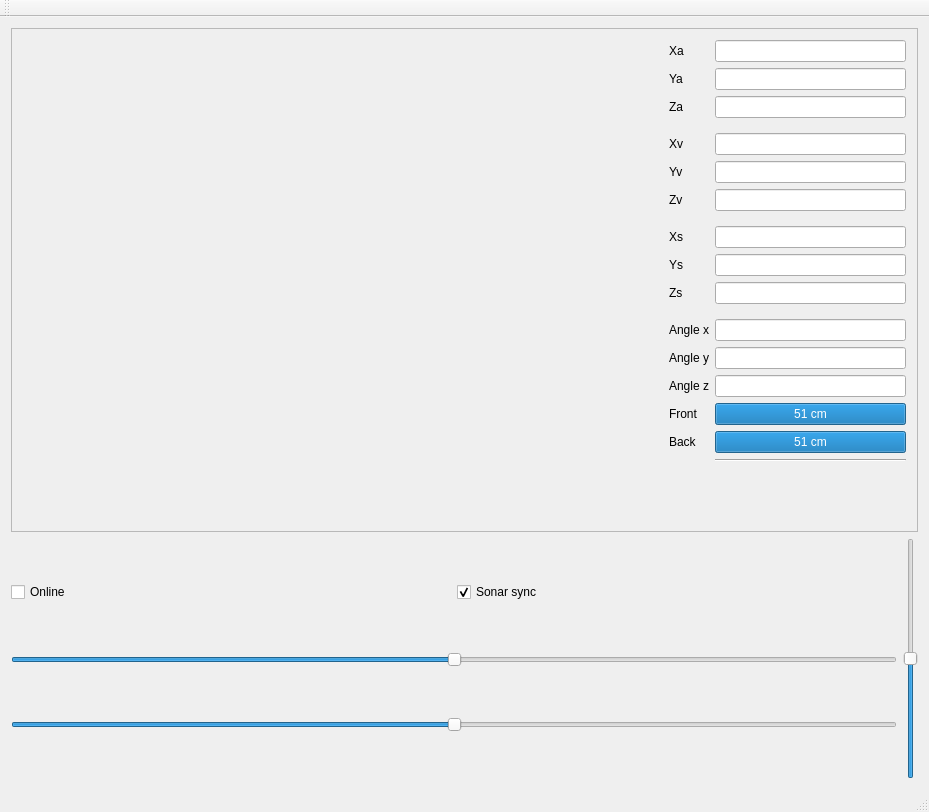
<?xml version="1.0" encoding="UTF-8"?>
<ui version="4.0">
 <class>MainWindow</class>
 <widget class="QMainWindow" name="MainWindow">
  <property name="geometry">
   <rect>
    <x>0</x>
    <y>0</y>
    <width>929</width>
    <height>812</height>
   </rect>
  </property>
  <property name="windowTitle">
   <string>MainWindow</string>
  </property>
  <widget class="QWidget" name="centralWidget">
   <layout class="QVBoxLayout" name="verticalLayout">
    <item>
     <widget class="QFrame" name="frame">
      <property name="sizePolicy">
       <sizepolicy hsizetype="Expanding" vsizetype="Expanding">
        <horstretch>0</horstretch>
        <verstretch>0</verstretch>
       </sizepolicy>
      </property>
      <property name="minimumSize">
       <size>
        <width>640</width>
        <height>480</height>
       </size>
      </property>
      <property name="frameShape">
       <enum>QFrame::StyledPanel</enum>
      </property>
      <property name="frameShadow">
       <enum>QFrame::Raised</enum>
      </property>
      <layout class="QHBoxLayout" name="horizontalLayout_2">
       <item>
        <widget class="QWidget" name="widget" native="true">
         <property name="sizePolicy">
          <sizepolicy hsizetype="Expanding" vsizetype="Expanding">
           <horstretch>0</horstretch>
           <verstretch>0</verstretch>
          </sizepolicy>
         </property>
         <property name="minimumSize">
          <size>
           <width>640</width>
           <height>480</height>
          </size>
         </property>
         <property name="maximumSize">
          <size>
           <width>640</width>
           <height>480</height>
          </size>
         </property>
        </widget>
       </item>
       <item>
        <layout class="QFormLayout" name="formLayout">
         <item row="0" column="0">
          <widget class="QLabel" name="label">
           <property name="text">
            <string>Xa</string>
           </property>
          </widget>
         </item>
         <item row="0" column="1">
          <widget class="QLineEdit" name="Xa_line">
           <property name="readOnly">
            <bool>true</bool>
           </property>
          </widget>
         </item>
         <item row="1" column="0">
          <widget class="QLabel" name="label_2">
           <property name="text">
            <string>Ya</string>
           </property>
          </widget>
         </item>
         <item row="2" column="0">
          <widget class="QLabel" name="label_3">
           <property name="text">
            <string>Za</string>
           </property>
          </widget>
         </item>
         <item row="3" column="0">
          <widget class="Line" name="line">
           <property name="orientation">
            <enum>Qt::Horizontal</enum>
           </property>
          </widget>
         </item>
         <item row="4" column="0">
          <widget class="QLabel" name="label_4">
           <property name="text">
            <string>Xv</string>
           </property>
          </widget>
         </item>
         <item row="5" column="0">
          <widget class="QLabel" name="label_5">
           <property name="text">
            <string>Yv</string>
           </property>
          </widget>
         </item>
         <item row="6" column="0">
          <widget class="QLabel" name="label_6">
           <property name="text">
            <string>Zv</string>
           </property>
          </widget>
         </item>
         <item row="7" column="0">
          <widget class="Line" name="line_2">
           <property name="orientation">
            <enum>Qt::Horizontal</enum>
           </property>
          </widget>
         </item>
         <item row="8" column="0">
          <widget class="QLabel" name="label_7">
           <property name="text">
            <string>Xs</string>
           </property>
          </widget>
         </item>
         <item row="9" column="0">
          <widget class="QLabel" name="label_8">
           <property name="text">
            <string>Ys</string>
           </property>
          </widget>
         </item>
         <item row="10" column="0">
          <widget class="QLabel" name="label_9">
           <property name="text">
            <string>Zs</string>
           </property>
          </widget>
         </item>
         <item row="11" column="0">
          <widget class="Line" name="line_3">
           <property name="orientation">
            <enum>Qt::Horizontal</enum>
           </property>
          </widget>
         </item>
         <item row="1" column="1">
          <widget class="QLineEdit" name="Ya_line">
           <property name="readOnly">
            <bool>true</bool>
           </property>
          </widget>
         </item>
         <item row="2" column="1">
          <widget class="QLineEdit" name="Za_line">
           <property name="readOnly">
            <bool>true</bool>
           </property>
          </widget>
         </item>
         <item row="4" column="1">
          <widget class="QLineEdit" name="Xv_line">
           <property name="readOnly">
            <bool>true</bool>
           </property>
          </widget>
         </item>
         <item row="5" column="1">
          <widget class="QLineEdit" name="Yv_line">
           <property name="readOnly">
            <bool>true</bool>
           </property>
          </widget>
         </item>
         <item row="6" column="1">
          <widget class="QLineEdit" name="Zv_line">
           <property name="readOnly">
            <bool>true</bool>
           </property>
          </widget>
         </item>
         <item row="8" column="1">
          <widget class="QLineEdit" name="Xs_line">
           <property name="readOnly">
            <bool>true</bool>
           </property>
          </widget>
         </item>
         <item row="9" column="1">
          <widget class="QLineEdit" name="Ys_line">
           <property name="readOnly">
            <bool>true</bool>
           </property>
          </widget>
         </item>
         <item row="10" column="1">
          <widget class="QLineEdit" name="Zs_line">
           <property name="readOnly">
            <bool>true</bool>
           </property>
          </widget>
         </item>
         <item row="16" column="1">
          <widget class="QProgressBar" name="BackSonar">
           <property name="maximum">
            <number>51</number>
           </property>
           <property name="value">
            <number>51</number>
           </property>
           <property name="format">
            <string>%v cm</string>
           </property>
          </widget>
         </item>
         <item row="16" column="0">
          <widget class="QLabel" name="label_10">
           <property name="text">
            <string>Back</string>
           </property>
          </widget>
         </item>
         <item row="15" column="0">
          <widget class="QLabel" name="label_11">
           <property name="text">
            <string>Front</string>
           </property>
          </widget>
         </item>
         <item row="15" column="1">
          <widget class="QProgressBar" name="FrontSonar">
           <property name="maximum">
            <number>51</number>
           </property>
           <property name="value">
            <number>51</number>
           </property>
           <property name="format">
            <string>%v cm</string>
           </property>
          </widget>
         </item>
         <item row="17" column="1">
          <widget class="Line" name="line_4">
           <property name="orientation">
            <enum>Qt::Horizontal</enum>
           </property>
          </widget>
         </item>
         <item row="12" column="0">
          <widget class="QLabel" name="label_12">
           <property name="text">
            <string>Angle x</string>
           </property>
          </widget>
         </item>
         <item row="13" column="0">
          <widget class="QLabel" name="label_13">
           <property name="text">
            <string>Angle y</string>
           </property>
          </widget>
         </item>
         <item row="14" column="0">
          <widget class="QLabel" name="label_14">
           <property name="text">
            <string>Angle z</string>
           </property>
          </widget>
         </item>
         <item row="12" column="1">
          <widget class="QLineEdit" name="AngleX_line">
           <property name="readOnly">
            <bool>true</bool>
           </property>
          </widget>
         </item>
         <item row="13" column="1">
          <widget class="QLineEdit" name="AngleY_line">
           <property name="readOnly">
            <bool>true</bool>
           </property>
          </widget>
         </item>
         <item row="14" column="1">
          <widget class="QLineEdit" name="AngleZ_line">
           <property name="readOnly">
            <bool>true</bool>
           </property>
          </widget>
         </item>
        </layout>
       </item>
      </layout>
     </widget>
    </item>
    <item>
     <layout class="QHBoxLayout" name="horizontalLayout">
      <item>
       <layout class="QVBoxLayout" name="verticalLayout_2">
        <item>
         <layout class="QHBoxLayout" name="horizontalLayout_3">
          <item>
           <widget class="QCheckBox" name="Online">
            <property name="text">
             <string>Online</string>
            </property>
            <property name="checkable">
             <bool>true</bool>
            </property>
           </widget>
          </item>
          <item>
           <widget class="QCheckBox" name="SonarSync">
            <property name="text">
             <string>Sonar sync</string>
            </property>
            <property name="checked">
             <bool>true</bool>
            </property>
           </widget>
          </item>
         </layout>
        </item>
        <item>
         <widget class="QSlider" name="SteeringSlider">
          <property name="minimum">
           <number>-90</number>
          </property>
          <property name="maximum">
           <number>90</number>
          </property>
          <property name="value">
           <number>0</number>
          </property>
          <property name="orientation">
           <enum>Qt::Horizontal</enum>
          </property>
         </widget>
        </item>
        <item>
         <widget class="QSlider" name="SonarSlider">
          <property name="minimum">
           <number>-90</number>
          </property>
          <property name="maximum">
           <number>90</number>
          </property>
          <property name="orientation">
           <enum>Qt::Horizontal</enum>
          </property>
         </widget>
        </item>
       </layout>
      </item>
      <item>
       <widget class="QSlider" name="accelerationSlider">
        <property name="minimum">
         <number>-90</number>
        </property>
        <property name="maximum">
         <number>90</number>
        </property>
        <property name="orientation">
         <enum>Qt::Vertical</enum>
        </property>
       </widget>
      </item>
     </layout>
    </item>
   </layout>
  </widget>
  <widget class="QMenuBar" name="menuBar">
   <property name="geometry">
    <rect>
     <x>0</x>
     <y>0</y>
     <width>929</width>
     <height>22</height>
    </rect>
   </property>
  </widget>
  <widget class="QToolBar" name="mainToolBar">
   <attribute name="toolBarArea">
    <enum>TopToolBarArea</enum>
   </attribute>
   <attribute name="toolBarBreak">
    <bool>false</bool>
   </attribute>
  </widget>
  <widget class="QStatusBar" name="statusBar"/>
 </widget>
 <layoutdefault spacing="6" margin="11"/>
 <resources/>
 <connections/>
</ui>
